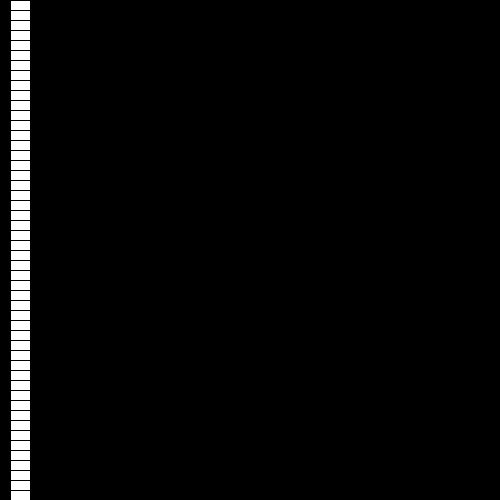
Frame 1 (no input)
Frame 60 (the mouse pressed at the canvas centre just before this capture): identical to frame 1, image omitted
Frame 120 (the mouse held since frame 60 and released just before this capture): identical to frame 1, image omitted

The Processing sketch that drew this single still picture (run headless with seeded random() and noise(); from frame 60 on, the mouse is pressed at the canvas centre):

// Processing sketch: sjones_PP4_1a
// ── sjones_PP4_1a.pde

void setup (){
  size(500,500);

}

void draw (){
  background(0);
 

 for(int x =0; x < height; x+=10){
    rect(10,x,20,20);
 }

}
